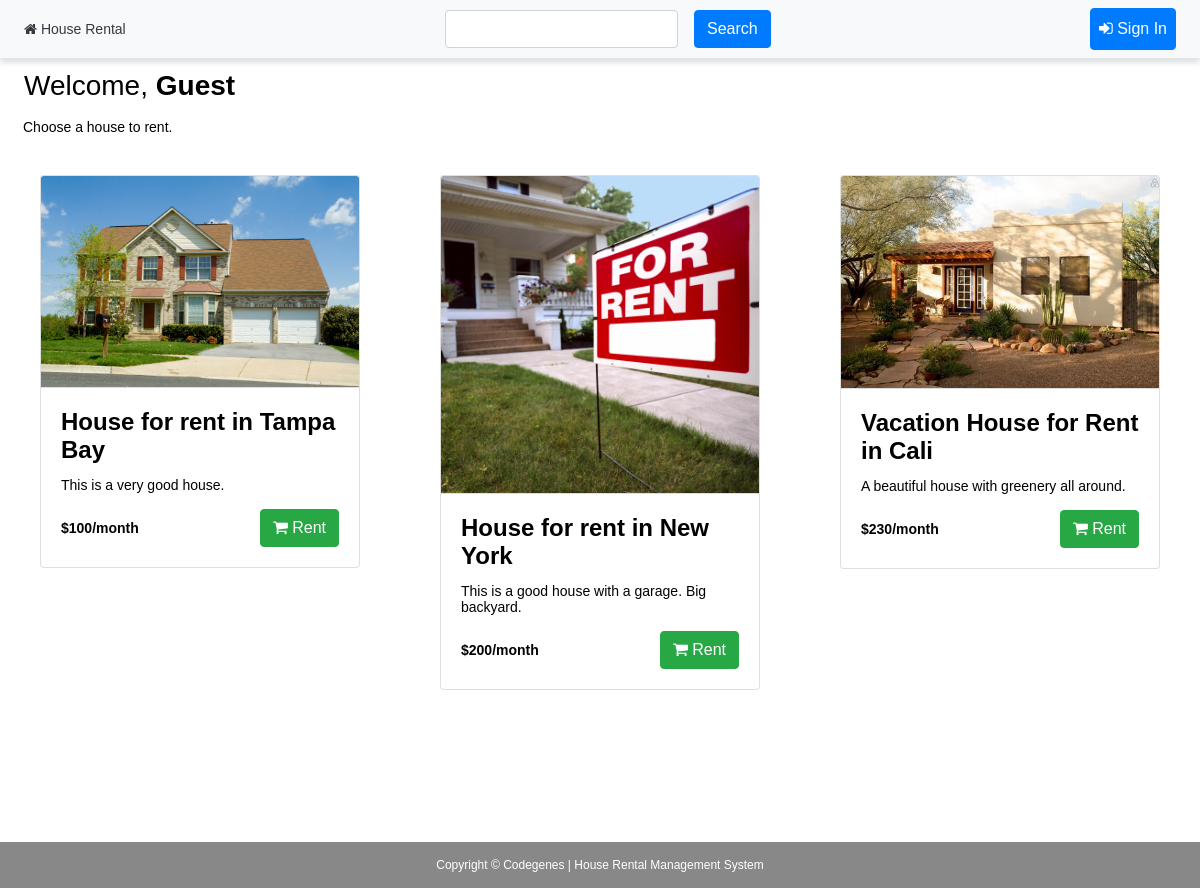
The page / on the database its author committed.
### tables this page shows
CREATE TABLE IF NOT EXISTS `houses` (
  `id` int(11) NOT NULL AUTO_INCREMENT,
  `location` varchar(255) NOT NULL,
  `price` int(255) NOT NULL,
  `description` text NOT NULL,
  `image` varchar(255) NOT NULL,
  `owner` varchar(255) NOT NULL,
  `date_added` timestamp NOT NULL DEFAULT CURRENT_TIMESTAMP,
  PRIMARY KEY (`id`)
);

### templates/house.php (the view)
<div class="col-md-4 col-sm-6 my-4">
	<div class="card m-auto house" style="width: 20rem;">
		<img class="card-img-top" src="<?= $server; ?>img/house/<?php echo $r['image']; ?>" alt="Card Image Caption">
		<div class="card-body">
			<h4 class="card-title"><?php echo $r['location']; ?></h4>
			<p class="card-text"><?php echo $r['description']; ?></p>
			<div style="display: flex; justify-content: space-between; align-items: center;">
				<div style="font-weight: 600;">$<span class="price"><?php echo $r['price']; ?>/month</span></div>
				<button data-houseid="<?php echo $r['id']; ?>" type="button" class="btn btn-success rent-btn">
					<span class="text-white">
						<i class="fa fa-shopping-cart text-white"></i>
						Rent
					</span>
				</button>
			</div>
		</div>
	</div>
</div>

### templates/header.php (shortened to what this page needs)
<?php
$server = 'http://' . $_SERVER['SERVER_NAME'] . '/houserental/';
$user_logged = false;
?>
<!DOCTYPE html>
<html>
<head>
	<link rel="stylesheet" href="https://stackpath.bootstrapcdn.com/bootstrap/4.5.0/css/bootstrap.min.css">
	<link href="//maxcdn.bootstrapcdn.com/font-awesome/4.7.0/css/font-awesome.min.css" rel="stylesheet">
	<link rel="stylesheet" href="<?php echo $server; ?>css/style.css">
</head>
<body>
	<header class="d-flex w-100">
		<nav class="navbar navbar-expand-lg w-100 bg-light">
			<div class="navbar-collapse collapse justify-content-between">
				<ul class="navbar-nav" id="navbar">
					<li class="nav-item active">
						<a class="nav-link text-dark" href="<?php echo $server; ?>index.php">
							<i class="fa fa-home text-dark"></i> House Rental</a>
					</li>
				</ul>
				<ul class="navbar-nav">
					<form class="d-flex my-2 my-lg-0" action="<?php echo $server; ?>templates/searchForm.php" method="post">
						<input class="form-control mr-sm-2" type="text" name="term" aria-label="Search" required>
						<button type="submit" class="btn btn-primary m-2 my-sm-0" value="Submit">Search</button>
					</form>
				</ul>
				<ul class="navbar-nav">
					<?php
					if ($user_logged) { ?>
						<li class="nav-item mr-sm-2">
							<a class="nav-link btn btn-dark text-white" href="<?php echo $server; ?>components/user/logout.php"><span><i class="fa fa-sign-out text-white"></i></span>Sign Out</a>
						</li>
					<?php } else { ?>
						<li class="nav-item mr-sm-2">
							<a class="nav-link btn btn-primary text-white" href="<?php echo $server; ?>components/user/login.php"><span><i class="fa fa-sign-in text-white"></i></span> Sign In</a>
						</li>
					<?php } ?>
				</ul>
			</div>
		</nav>
	</header>
	<div class="container-fluid page-container">

### index.php (shortened to what this page needs)
<?php
require_once('connect.php');
?>
<?php require('templates/header.php') ?>
<div class="d-flex mt-4 mx-4">
	<h3 class="row">Welcome,&nbsp;
		<b><?php
			if ($user_logged) {
				$user_id = ($_SESSION['id']);
				$select_sql = "SELECT name FROM `users` WHERE id='$user_id'";
				$result = mysqli_query($connection, $select_sql);
				if ($result->num_rows > 0) {
					$row = mysqli_fetch_assoc($result);
					echo $row["name"];
					if (!$row["name"]) {
						echo "Guest";
					}
				}
			} else {
				echo "Guest";
			}
			?></b>
	</h3>
</div>
<div class="d-flex m-2">
	Choose a house to rent.
</div>
<div class="row main-section">
	<?php
	$SelSql = "SELECT * FROM `houses`";
	$res = mysqli_query($connection, $SelSql);
	$num_of_rows = mysqli_num_rows($res);
	if ($num_of_rows > 0) {
		while ($num_of_rows > 0) {
			$num_of_rows--;
			$r = mysqli_fetch_assoc($res);
			include('templates/house.php');
		}
	} else {
		echo '<div class="container">No Houses Available</div>';
	}
	?>
</div>
<?php require('templates/footer.php') ?>

### templates/footer.php (shortened to what this page needs)
</div>
<footer class="footer-container row justify-content-center py-3">
	<div class="text-white">Copyright &#169; Codegenes | House Rental Management System</div>
</footer>
</body>
</html>

### css/style.css (style rules this page uses)
* { color: black; }
html, body { height: 100%; }
#navbar li a { color: #eee; }
.page-container { padding-top: 45px; }
.footer-container { position: relative; left: 0; bottom: 0; font-size: 12px; width: 100%; margin: auto; background-color: #888; margin-top: 8rem; }
header { box-shadow: 0px 5px 5px #6c757d36; position: fixed; z-index: 99; top: 0; }
.card-body { border-top: 1px solid #ddd; }
.card-title, .description { font-weight: 600; font-size: 1.5rem; }

### templates/header.php (style rules this page uses)
body { font: 14px sans-serif; }

### rows shown on the page
houses: image (picture), location "House for rent in Tampa Bay", description "This is a very good house.", price "100"
houses: image (picture), location "House for rent in New York", description "This is a good house with a garage. Big backyard.", price "200"
houses: image (picture), location "Vacation House for Rent in Cali", description "A beautiful house with greenery all around.", price "230"
